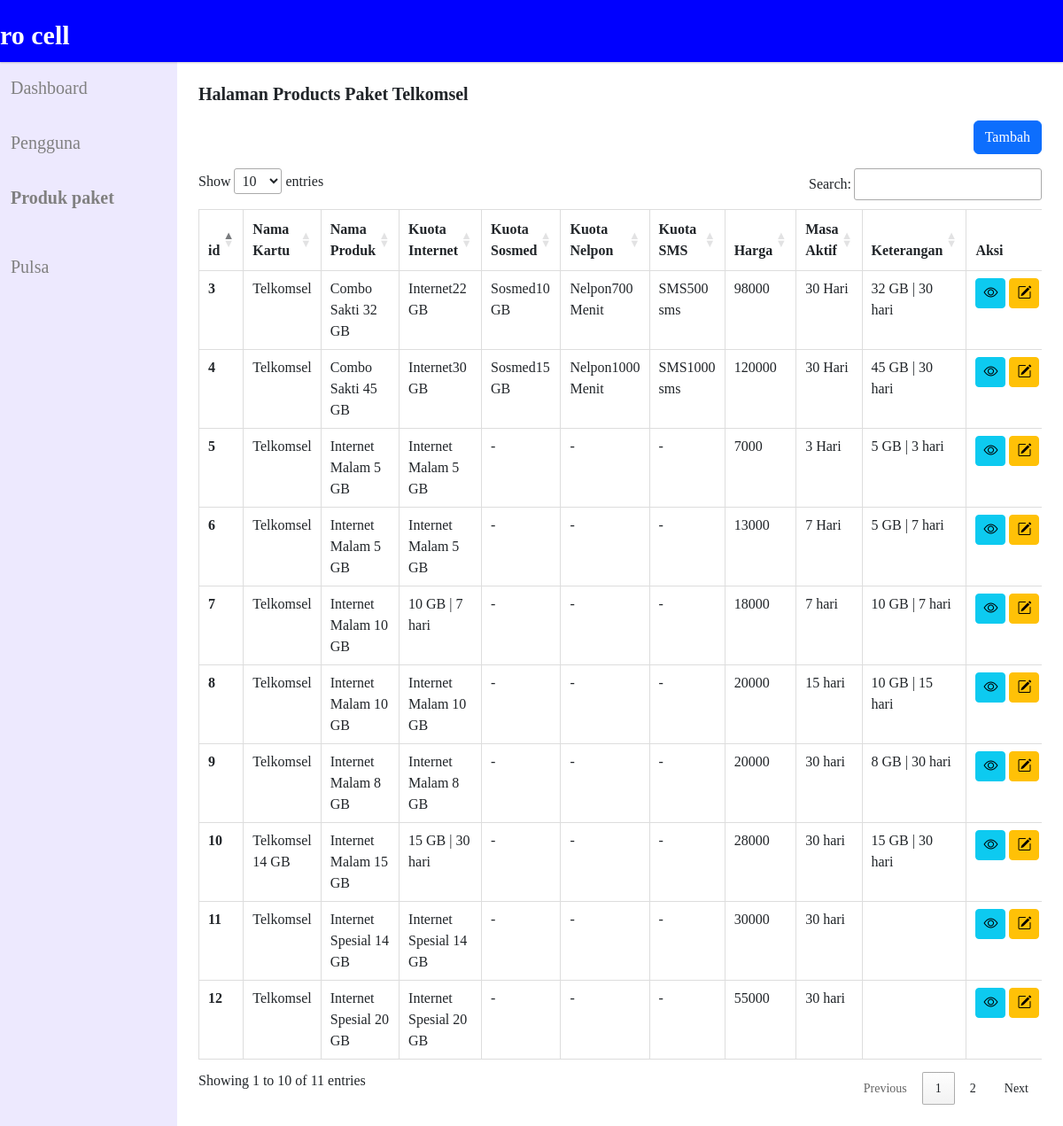
The page /admin/products-tekomsel.php (signed in) on the database its author committed.
### tables this page shows
CREATE TABLE `products_paket_telkomsel` (
  `id` int(6) NOT NULL,
  `Nama_Kartu` varchar(288) NOT NULL,
  `Nama_produk` varchar(258) NOT NULL,
  `Kuota_Internet` varchar(258) NOT NULL,
  `Kuota_Sosmed` varchar(258) NOT NULL,
  `Kuota_Nelpon` varchar(258) NOT NULL,
  `Kuota_SMS` varchar(258) NOT NULL,
  `Harga` int(20) NOT NULL,
  `Masa_aktif` varchar(258) NOT NULL,
  `Keterangan` varchar(288) NOT NULL
);

### admin/products-tekomsel.php (the view, shortened to what this page needs)
<?php
include("../config/koneksi.php");
$query = mysqli_query($koneksi, "SELECT * FROM products_paket_telkomsel");
while ($_record = mysqli_fetch_array($query)) {
    $result[] = $_record;
}
?>
<!DOCTYPE html>
<html lang="en">
<head>
    <link rel="stylesheet" href="../assets/css/swiper-bundle.min.css">
    <link rel="stylesheet" href="../assets/css/bootstrap.min.css">
    <link rel="stylesheet" href="../assets/css/style.css">
    <link rel="stylesheet" href="https://cdnjs.cloudflare.com/ajax/libs/font-awesome/6.4.0/css/all.min.css" />
    <link href="https://cdn.datatables.net/1.11.5/css/jquery.dataTables.min.css" rel="stylesheet">
    <link rel="stylesheet" href="https://unpkg.com/aos@next/dist/aos.css" />
    <link rel="stylesheet" href='https://unpkg.com/boxicons@2.0.7/css/boxicons.min.css'>
    <link href="https://cdnjs.cloudflare.com/ajax/libs/bootstrap/5.3.0/css/bootstrap.min.css" rel="stylesheet">
    <link rel="stylesheet" href="https://cdn.jsdelivr.net/npm/bootstrap-icons@1.10.3/font/bootstrap-icons.css">
</head>
<body>
    <nav>
        <div class="sidebar">
            <div class="navbar">
                <div class="logo"><a href="#" style="position: relative; top: -8px; margin-left: -510px; color: white;">Aero cell</a></div>
                <div class="nav-links">
                    <div class="header" style="margin-right: -570px">
                        <a class="nav-link text-white d-flex align-items-center gap-2" href="#" role="button" data-bs-toggle="dropdown" aria-expanded="false">
                        </a>
                    </div>
                </div>
            </div>
    </nav>
    <div class="container-fluid">
        <div class="row">
            <div class="col-lg-2 px-0" style="min-height: 90vh; font-size: 20px; margin-top: 60px; background-color: #ede9fe !important;">
                <div class="container-fluid" <div class="collapse navbar-collapse" id="navbarNav">
                    <ul class="navbar-nav d-flex flex-column gap-3 py-3">
                        <li class="nav-item" style="background-color: #ede9fe; color: grey;">
                            <a class="nav-link active" aria-current="page" href="dashbord.php">Dashboard</a>
                        </li>
                        <li class="nav-item" style="background-color: #ede9fe; color: grey;">
                            <a class="nav-link" aria-current="page" href="pengguna.php">Pengguna</a>
                        </li>
                        <p class="d-inline-flex gap-1">
                            <a class="nav-link active fw-bold" data-bs-toggle="collapse" href="#collapseExample" aria-expanded="false" aria-controls="collapseExample" style="text-decoration: none; color:grey; font-weight: normal  ">
                                Produk paket
                            </a>
                        <li class="nav-item" style="color:grey;">
                            <a class="nav-link" href=" pulsa.php">Pulsa</a>
                        </li>
                </div>
            </div>
            <div class="col-lg-10 p-4" style="margin-top: 70px;">
                <h5 style="font-weight: bold">Halaman Products Paket Telkomsel</h5>
                <div class="row">
                    <div class="col d-flex justify-content-end mb-3" style="margin-top: 20px; margin-bottom: 20px;">
                        <button class="btn btn-primary" data-bs-toggle="modal" data-bs-target="#exampleModal" style="margin-top: -10px;">Tambah</button>
                    </div>
                </div>
                <?php
                if (empty($result)) {
                    echo "Data user tidak ada";
                } else {
                ?>
                    <div class="table-responsive">
                        <table id="myTable" class="table table-bordered table-hover">
                            <thead>
                                <tr>
                                    <th scope="col">id</th>
                                    <th scope="col">Nama Kartu</th>
                                    <th scope="col">Nama Produk</th>
                                    <th scope="col">Kuota Internet</th>
                                    <th scope="col">Kuota Sosmed</th>
                                    <th scope="col">Kuota Nelpon</th>
                                    <th scope="col">Kuota SMS</th>
                                    <th scope="col">Harga</th>
                                    <th scope="col">Masa Aktif</th>
                                    <th scope="col">Keterangan</th>
                                    <th scope="col">Aksi</th>
                                </tr>
                            </thead>
                            <tbody>
                                <?php
                                foreach ($result as $row) {
                                ?>
                                    <tr>
                                        <th align="center" scope="row" width="5%"><?php echo $row['id'] ?></th>
                                        <td width="30%"><?php echo $row['Nama_Kartu'] ?></td>
                                        <td width="30%"><?php echo $row['Nama_produk'] ?></td>
                                        <td width="30%"><?php echo $row['Kuota_Internet'] ?></td>
                                        <td width="30%"><?php echo $row['Kuota_Sosmed'] ?></td>
                                        <td width="30%"><?php echo $row['Kuota_Nelpon'] ?></td>
                                        <td width="30%"><?php echo $row['Kuota_SMS'] ?></td>
                                        <td width="30%"><?php echo $row['Harga'] ?></td>
                                        <td width="30%"><?php echo $row['Masa_aktif'] ?></td>
                                        <td width="30%"><?php echo $row['Keterangan'] ?></td>
                                        <td width="5%">
                                            <div class="d-flex gap-1" style="color: #0000FF;">
                                                <button class="btn btn-info btn-sm" data-bs-toggle="modal" data-bs-target="#exampleModal1<?php echo $row['id'] ?>">
                                                    <i class="bi bi-eye fs-6"></i>
                                                </button>
                                                <button class="btn btn-warning btn-sm" data-bs-toggle="modal" data-bs-target="#exampleModalupdate<?php echo $row['id'] ?>">
                                                    <i class="bi bi-pencil-square fs-6"></i>
                                                </button>
                                            </div>
                                    </tr>
                                <?php } ?>
                            </tbody>
                        </table>
                    </div>
                <?php
                }
                ?>
                <?php
                foreach ($result as $row) {
                ?>
            </div>
        <?php } ?>
</body>
</html>

### assets/css/style.css (style rules this page uses)
body { font-family: italic; }
h1, h2, h3, p, .navbar .logo a, .product-info, footer { font-family: italic; font-weight: bold; }
* { margin: 0; padding: 0; box-sizing: border-box; font-family: italic; }
.header { margin-left: -90px; }
nav { position: fixed; top: 0; left: 0; width: 100%; height: 100%; height: 70px; background: white; box-shadow: 0 1px 2px rgba(0, 0, 0, 0.2); z-index: 99; }
nav .navbar { height: 100%; max-width: 1250px; width: 100%; display: flex; align-items: center; justify-content: space-between; margin: auto; padding: 0 50px; }
.navbar .logo a { font-size: 30px; color: black; text-decoration: none; font-weight: 600; font-family: 'caveat', cursive; }
nav .navbar .nav-links { line-height: 70px; height: 100%; }

### admin/products-tekomsel.php (style rules this page uses)
nav { background-color: #0000FF; }
#myTable tbody tr:nth-child(even) { background-color: #f9f9f9; }
#myTable { border-collapse: collapse; }
#myTable th, #myTable td { border: 1px solid #ddd; }
.dataTables_wrapper .btn { color: black; }

### rows shown on the page
products_paket_telkomsel: id "3", Nama_Kartu "Telkomsel", Nama_produk "Combo Sakti 32 GB", Kuota_Internet "Internet22 GB", Kuota_Sosmed "Sosmed10 GB", Kuota_Nelpon "Nelpon700 Menit", Kuota_SMS "SMS500 sms", Harga "98000", Masa_aktif "30 Hari", Keterangan "32 GB | 30 hari"
products_paket_telkomsel: id "4", Nama_Kartu "Telkomsel", Nama_produk "Combo Sakti 45 GB", Kuota_Internet "Internet30 GB", Kuota_Sosmed "Sosmed15 GB", Kuota_Nelpon "Nelpon1000 Menit", Kuota_SMS "SMS1000 sms", Harga "120000", Masa_aktif "30 Hari", Keterangan "45 GB | 30 hari"
products_paket_telkomsel: id "5", Nama_Kartu "Telkomsel", Nama_produk "Internet Malam 5 GB", Kuota_Internet "Internet Malam 5 GB", Kuota_Sosmed "-", Kuota_Nelpon "-", Kuota_SMS "-", Harga "7000", Masa_aktif "3 Hari", Keterangan "5 GB | 3 hari"
products_paket_telkomsel: id "6", Nama_Kartu "Telkomsel", Nama_produk "Internet Malam 5 GB", Kuota_Internet "Internet Malam 5 GB", Kuota_Sosmed "-", Kuota_Nelpon "-", Kuota_SMS "-", Harga "13000", Masa_aktif "7 Hari", Keterangan "5 GB | 7 hari"
products_paket_telkomsel: id "7", Nama_Kartu "Telkomsel", Nama_produk "Internet Malam 10 GB", Kuota_Internet "10 GB | 7 hari", Kuota_Sosmed "-", Kuota_Nelpon "-", Kuota_SMS "-", Harga "18000", Masa_aktif "7 hari", Keterangan "10 GB | 7 hari"
products_paket_telkomsel: id "8", Nama_Kartu "Telkomsel", Nama_produk "Internet Malam 10 GB", Kuota_Internet "Internet Malam 10 GB", Kuota_Sosmed "-", Kuota_Nelpon "-", Kuota_SMS "-", Harga "20000", Masa_aktif "15 hari", Keterangan "10 GB | 15 hari"
products_paket_telkomsel: id "9", Nama_Kartu "Telkomsel", Nama_produk "Internet Malam 8 GB", Kuota_Internet "Internet Malam 8 GB", Kuota_Sosmed "-", Kuota_Nelpon "-", Kuota_SMS "-", Harga "20000", Masa_aktif "30 hari", Keterangan "8 GB | 30 hari"
products_paket_telkomsel: id "10", Nama_Kartu "Telkomsel 14 GB", Nama_produk "Internet Malam 15 GB", Kuota_Internet "15 GB | 30 hari", Kuota_Sosmed "-", Kuota_Nelpon "-", Kuota_SMS "-", Harga "28000", Masa_aktif "30 hari", Keterangan "15 GB | 30 hari"
products_paket_telkomsel: id "11", Nama_Kartu "Telkomsel", Nama_produk "Internet Spesial 14 GB", Kuota_Internet "Internet Spesial 14 GB", Kuota_Sosmed "-", Kuota_Nelpon "-", Kuota_SMS "-", Harga "30000", Masa_aktif "30 hari"
products_paket_telkomsel: id "12", Nama_Kartu "Telkomsel", Nama_produk "Internet Spesial 20 GB", Kuota_Internet "Internet Spesial 20 GB", Kuota_Sosmed "-", Kuota_Nelpon "-", Kuota_SMS "-", Harga "55000", Masa_aktif "30 hari"
